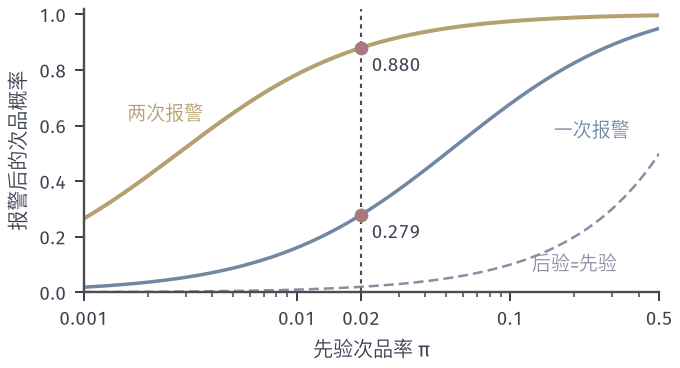

The script that drew this image:
"""Posterior probability of a defective item after alarms, as a function of the
prior defect rate pi. Detection probability 0.95, false-alarm probability 0.05;
the two tests are assumed to behave independently given the true state."""
from pathlib import Path
import sys
ROOT = next(p for p in Path(__file__).resolve().parents if (p/"build.sh").is_file() and (p/"tex/book.tex").is_file())
sys.path.insert(0, str(ROOT/"figures/00-shared/mathematical-preliminaries-upper/00-shared/comprehension-figures"))
from support import figure, save, BLUE, GREEN, YELLOW, RED, PURPLE, INK, MUTED, GRID, BLUE_FILL, GREEN_FILL, YELLOW_FILL, RED_FILL, PURPLE_FILL
import numpy as np

def tidy(ax):
    for sp in ("left", "bottom"):
        ax.spines[sp].set_linewidth(0.95)

pi = np.logspace(-3, np.log10(0.5), 300)
s, f = 0.95, 0.05
one = s * pi / (s * pi + f * (1 - pi))
two = s**2 * pi / (s**2 * pi + f**2 * (1 - pi))
fig, ax = figure(width_mm=96, height_mm=52)
ax.plot(pi, pi, color=PURPLE, lw=1.0, ls=(0, (4, 2)), label='后验=先验')
ax.plot(pi, one, color=BLUE, lw=1.4, label='一次报警')
ax.plot(pi, two, color=YELLOW, lw=1.6, label='两次报警')
p0 = 0.02
o1 = s * p0 / (s * p0 + f * (1 - p0)); o2 = s**2 * p0 / (s**2 * p0 + f**2 * (1 - p0))
ax.plot([p0, p0], [o1, o2], 'o', color=RED, ms=4.5, zorder=4)
ax.axvline(p0, color='#4C4D4F', lw=0.85, ls=(0, (2, 2)))
ax.text(p0 * 1.12, o1 - 0.03, f'{o1:.3f}', fontsize=7.5, va='top')
ax.text(p0 * 1.12, o2 - 0.03, f'{o2:.3f}', fontsize=7.5, va='top')
ax.set_xscale('log'); ax.set_xlim(1e-3, 0.5); ax.set_ylim(0, 1.02)
ax.set_xticks([0.001, 0.01, 0.02, 0.1, 0.5]); ax.set_xticklabels(['0.001', '0.01', '0.02', '0.1', '0.5'])
ax.set_xlabel('先验次品率 π'); ax.set_ylabel('报警后的次品概率')
ax.text(0.16, 0.56, '一次报警', color=BLUE, fontsize=7.5, ha='left')
ax.text(0.0016, 0.62, '两次报警', color=YELLOW, fontsize=7.5, ha='left')
ax.text(0.2, 0.08, '后验=先验', color=PURPLE, fontsize=7.5, ha='center')
tidy(ax)
save(fig, Path(__file__).resolve().parent, 'figure', {'sensitivity': s, 'false_alarm': f, 'prior': p0, 'post1': o1, 'post2': o2})
print(o1, o2)
